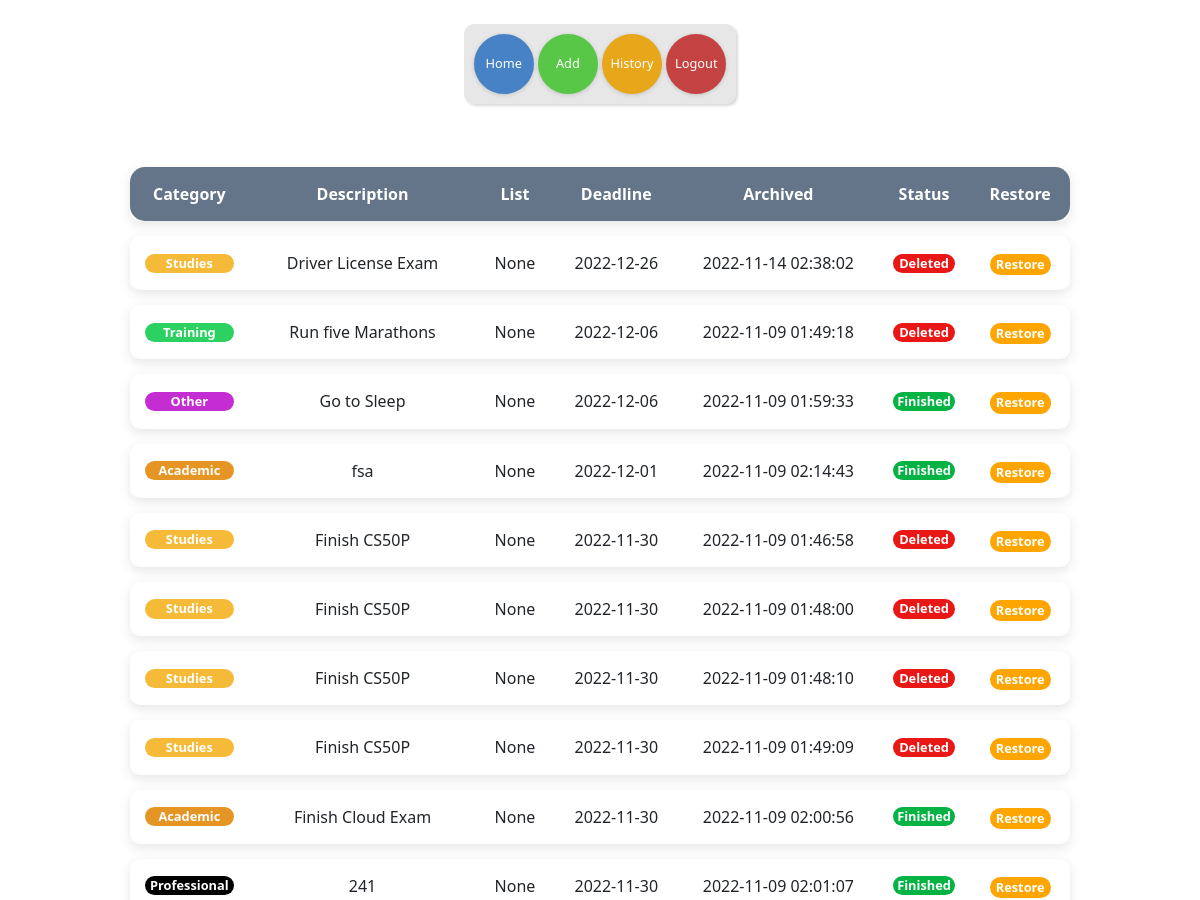
Page /history (signed in, upper part) on the earlier database version.
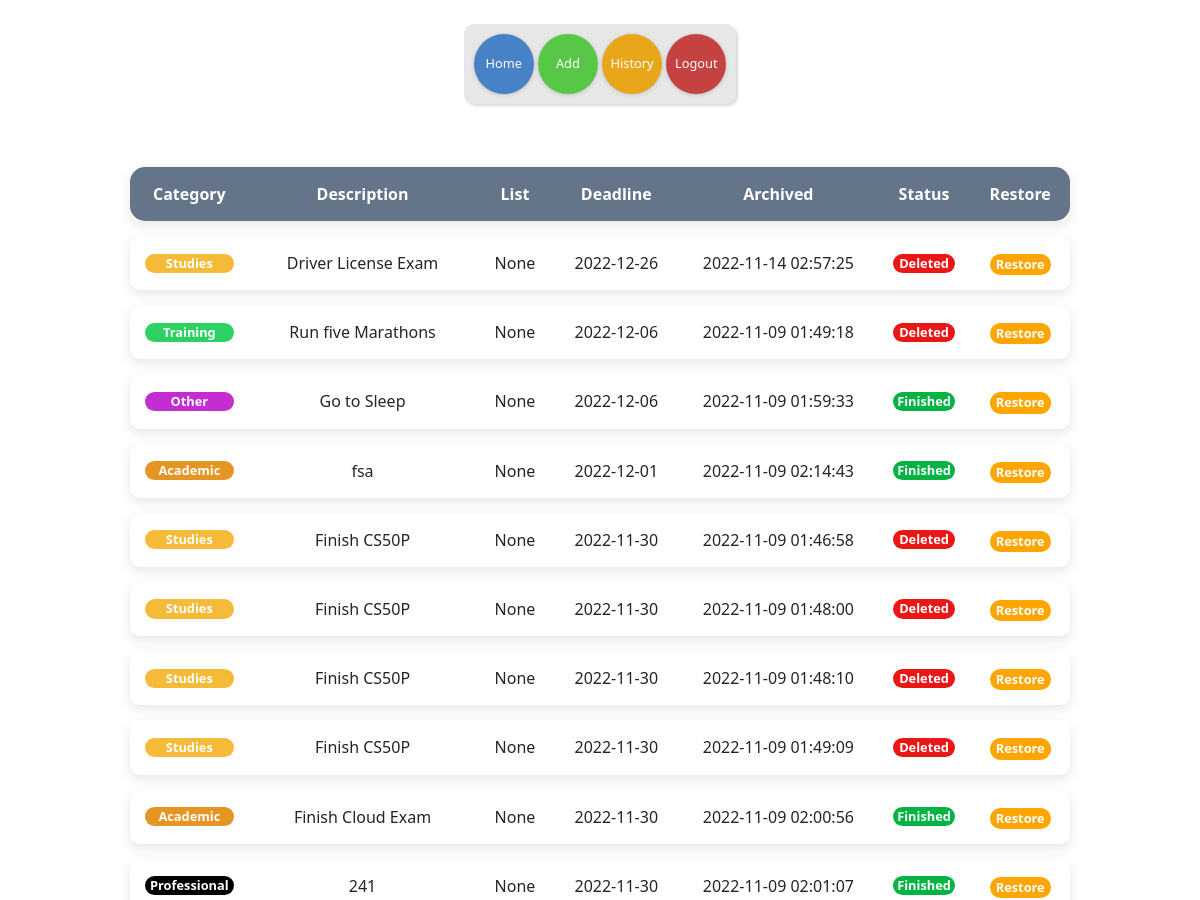
Same page on the later database version.
### tables this page shows
CREATE TABLE history (id INTEGER, categories TEXT, description TEXT, date TEXT, dateefin text, how TEXT, list TEXT, FOREIGN KEY (id) REFERENCES users (id));

### app.py (the view)
@app.route("/history", methods=["GET"])
@login_required
def history():
    userid = session["user_id"]
    data = cursor.execute(
        "SELECT * FROM history WHERE id = ? ORDER BY date DESC", [userid]
    )
    data = cursor.fetchall()
    return render_template("history.html", data=data)

### app.py (called while the page is built)
@app.after_request
def after_request(response):
    response.headers["Cache-Control"] = "no-cache, no-store, must-revalidate"
    response.headers["Expires"] = 0
    response.headers["Pragma"] = "no-cache"
    return response

### helpers.py (called while the page is built)
def login_required(f):
    @wraps(f)
    def decorated_function(*args, **kwargs):
        if session.get("user_id") is None:
            return redirect("/login")
        return f(*args, **kwargs)
    return decorated_function

### templates/history.html (shortened to what this page needs)
{% extends "layout.html" %}
{% block main %}
<div class="tableContainer">
<table >
    <thead >
        <tr>
            <th>Category</th>
            <th>Description</th>
            <th>List</th>
            <th>Deadline</th>
            <th>Archived</th>
            <th>Status</th>
            <th>Restore</th>
        </tr>
    </thead>
        <tbody>
            {% for key in data %}
            <tr>
                <td >
                    <div class={{ key.categories }}>
                    {{ key.categories }}
                </div>
                </td>
                <td>
                    {{ key.description }}
                </td>
                <td>
                    {{ key.list }}
                </td>
                <td>
                    {{ key.date }}
                </td>
                <td>
                    {{ key.dateefin }}
                </td>
                <td>
                    <div class="{{ key.how }}">
                    {{ key.how }}
                </div>
                </td>
                <td >
                    <button id="restore" value="{{key.description}}">Restore</button>
                </td>
            </tr>
            {% endfor %}
        </tbody>
</table>
</div>
{% endblock %}

### templates/layout.html (shortened to what this page needs)
<!DOCTYPE html>
<html lang="en">
    <head>
        <link href="https://cdn.jsdelivr.net/npm/bootstrap@5.2.0/dist/css/bootstrap.min.css" rel="stylesheet">
        <link href="/static/styles.css" rel="stylesheet">
    </head>
    <body>
        <nav>    <div class="centerNav">
                    {% if session["user_id"] %}
                    <button class="home" onclick = "homeButtonNav()">Home</button>
                     <button class="add" onclick="showForm()">Add</button>
                     <button class="history" onclick = "historyButtonNav()">History</button>
                     <button class="logout" onclick = "logoutButtonNav()">Logout</button>
                {% else %}
                <button class="login" onclick = "loginButtonNav()">Login</button>
                <button class="register" onclick = "registerButtonNav()">Register</button>
                {% endif %}
        </nav>
        <main class="container-fluid py-5 text-center">
            {% block main %}{% endblock %}
        </main>
    </body>
</html>

### static/styles.css (style rules this page uses)
body { background-color: white; }
nav { margin-top: 2%; display: flex; justify-content: center; gap: 5px; }
.centerNav { background-color: rgba(4, 4, 4, 0.093); padding: 10px; border-radius: 10px; box-shadow: rgba(0, 0, 0, 0.15) 1.95px 1.95px 2.6px; }
nav button { width: 60px; height: 60px; border-radius: 100%; color: white; background-color: rgb(232, 166, 26); border: none; transition: 0.5s; font-size: 0.8rem; box-shadow: rgba(0, 0, 0, 0.16) 0px 1px 4px; transition: 0.5s; }
.tableContainer { display: flex; justify-content: center; }
table { width: 80%; border-collapse: separate; border-spacing: 0px 15px; }
thead { background-color: rgb(101, 117, 137); color: white; }
thead th:first-of-type { border-top-left-radius: 15px; border-bottom-left-radius: 15px; }
thead th:last-of-type { border-top-right-radius: 15px; border-bottom-right-radius: 15px; }
th, td { padding: 15px; }
tr { padding: 15px; box-shadow: rgba(0, 0, 0, 0.1) 0px 4px 12px; border-radius: 10px; transition: 1s; }
table button { border-radius: 20px; border: none; background-color: orange; color: white; font-weight: bold; font-size: 0.8rem; transition: 0.5s; }
tr td > div { border-radius: 20px; font-weight: bold; color: white; font-size: 0.8rem; }
tr td .Professional { background-color: black; }
tr td .Academic { background-color: rgb(229, 149, 36); }
tr td .Other { background-color: rgb(195, 45, 209); }
tr td .Training { background-color: rgb(45, 209, 97); }
tr td .Studies { background-color: rgb(246, 186, 57); }
tr td .Deleted { background-color: rgb(234, 23, 23); }
tr td .Finished { background-color: rgb(4, 179, 68); }
.add { background-color: rgb(88, 198, 71); }
.home { background-color: rgb(71, 130, 198); }
.logout { background-color: rgb(197, 66, 66); }

Differences in the rows shown:
changed history "Driver License Exam": dateefin "2022-11-14 02:38:02" → "2022-11-14 02:57:25"
